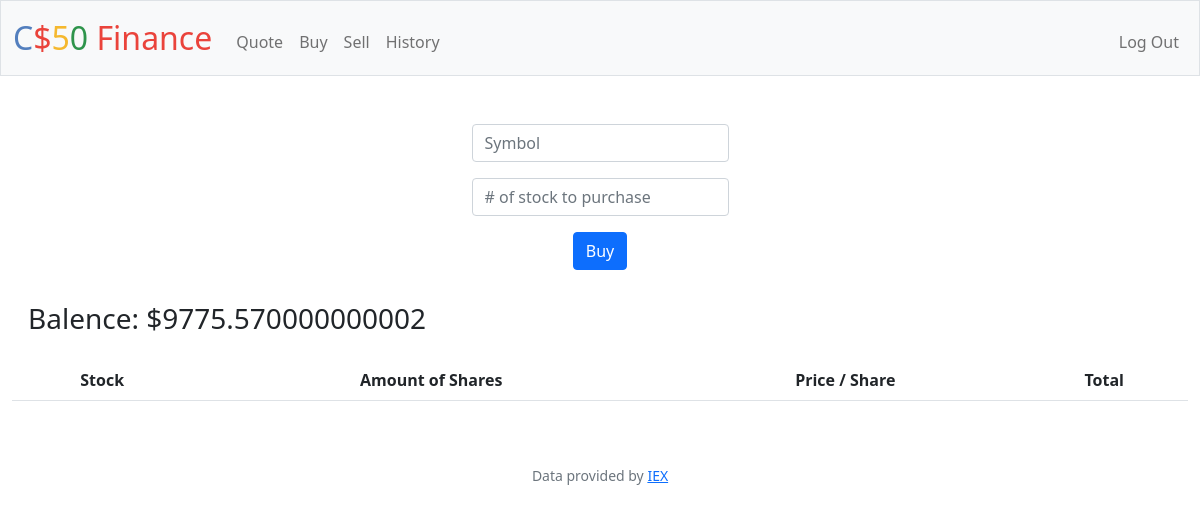
The page /buy (signed in) on the database as committed earlier.
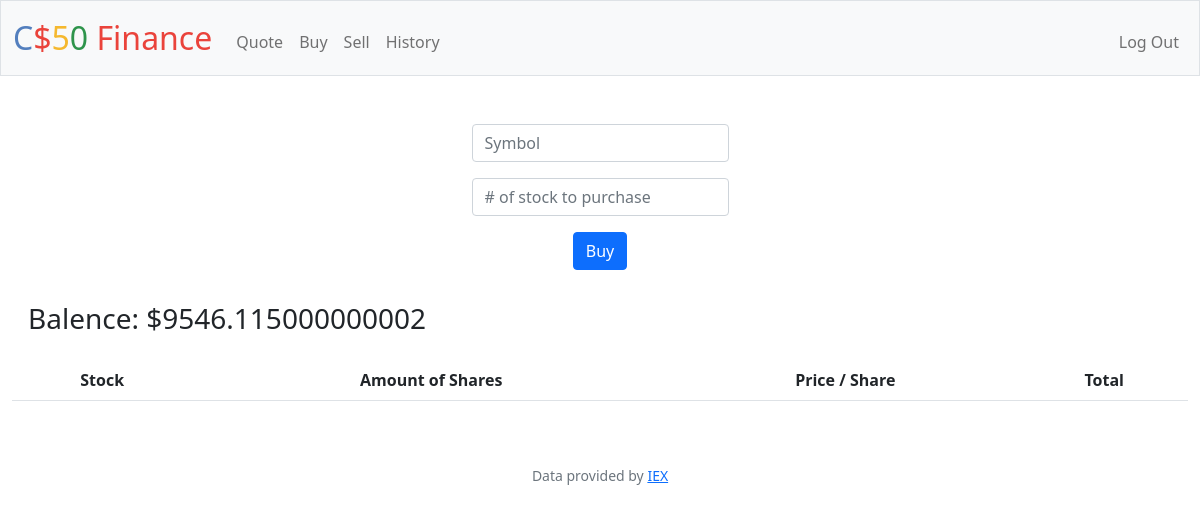
The same page on the database as committed later.
### tables this page shows
CREATE TABLE 'users' (id INTEGER PRIMARY KEY AUTOINCREMENT NOT NULL, username TEXT NOT NULL, hash TEXT NOT NULL,'cash' NUMERIC NOT NULL DEFAULT 10000.00);

### app.py (the view, shortened to what this page needs)
@app.route("/buy", methods=["GET", "POST"])
@login_required
def buy():
    if request.method == "GET":
        user_id = session["user_id"]
        purchases_db = db.execute("SELECT symbol, SUM(SHARES) AS shares, price FROM purchases WHERE user_id = ? AND shares > 1 GROUP BY symbol", user_id)
        cash_db = db.execute("SELECT cash FROM users WHERE id = ?", user_id)
        cash = cash_db[0]["cash"]
        return render_template("buy.html", database=purchases_db, cash=cash)

### app.py (called while the page is built)
@app.after_request
def after_request(response):
    response.headers["Cache-Control"] = "no-cache, no-store, must-revalidate"
    response.headers["Expires"] = 0
    response.headers["Pragma"] = "no-cache"
    return response

### helpers.py (called while the page is built)
def login_required(f):
    @wraps(f)
    def decorated_function(*args, **kwargs):
        if session.get("user_id") is None:
            return redirect("/login")
        return f(*args, **kwargs)
    return decorated_function

### templates/buy.html (shortened to what this page needs)
{% extends "layout.html" %}
{% block main %}
    <form action="/buy" method="post">
        <div class="mb-3">
            <input class="form-control mx-auto w-auto" name="symbol" placeholder="Symbol" type="text">
        </div>
        <div>
            <input class="form-control mx-auto w-auto" name="quantity" placeholder="# of stock to purchase" type="number" min="1">
        </div>
        <div>
            <button style="margin: 1rem;" class="btn btn-primary" type="submit">Buy</button>
        </div>
    </form>
    <h3 style="float: left; padding: 1rem;">Balence: ${{ cash }} </h3>
<div class="section" >
 <table class="table table-striped-columns">
    <thead>
        <tr>
            <th scope="col">Stock</th>
            <th cope="col">Amount of Shares</th>
            <th scope="col">Price / Share</th>
            <th scope="col">Total</th>
        </tr>
    </thead>
    </table>
 </div>
{% endblock %}

Rows that differ between the two databases and show on the page:
changed users: cash "9775.570000000002" → "9546.115000000002"
